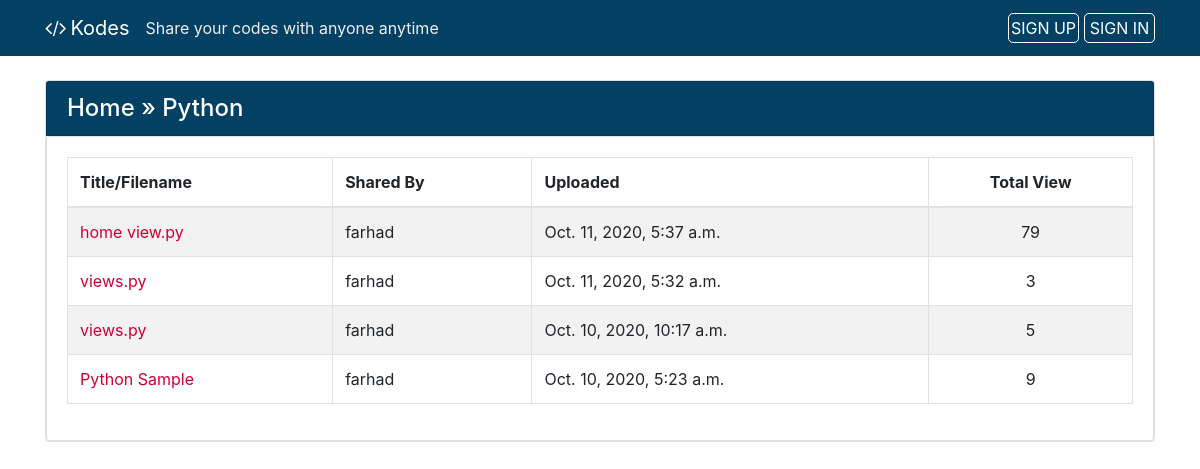
Page /lang/Python/ on the earlier database version.
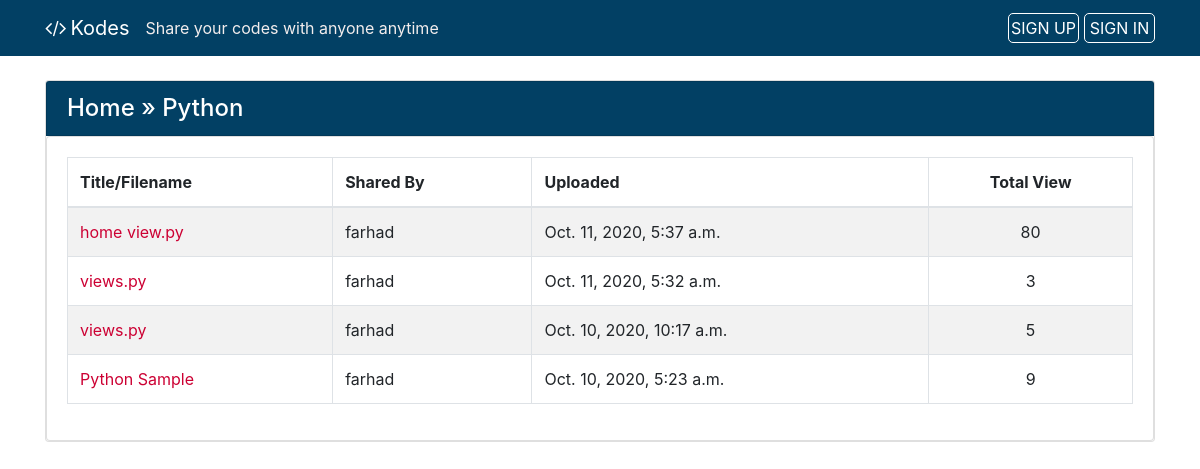
Same page on the later database version.
### codes/models.py (models this page shows, shortened)
class Code(models.Model):
    author = models.ForeignKey(User, on_delete=models.CASCADE, null=True, blank=True)
    created_utc = models.DateTimeField(auto_now_add=True, verbose_name="Created")
    total_views = models.IntegerField(default=0)
    snippet_title = models.CharField(max_length=1000, default="", verbose_name="Title/Filename")
    snippet_body = models.TextField(verbose_name="Code Snippet")
    language = models.ForeignKey(Language, on_delete=models.SET_NULL, null=True)
    is_private = models.BooleanField(default=False, verbose_name="Private")
    password = models.CharField(max_length=1000, default="", blank=True)

### codes/views.py (the view)
# urls.py: path('lang/<language_name>/', language_page, name="language_page"),
def language_page(request, language_name):
    try:
        language = Language.objects.get(name__iexact=language_name)
    except:
        response = render(request, '404.html')
        response.status_code = 404
        return response
    codes = Code.objects.order_by('-created_utc').filter(language__name__iexact=language_name).all()
    per_page = 10
    paginator = Paginator(codes, per_page).get_page(1)
    context = {
        "language": language_name,
        "paginator": paginator
    }
    return render(request, "codes/language_page.html", context)

### codes/context_processors.py (called while the page is built)
def sitename_tagline(request):
    context = {
        'SITENAME': settings.SITENAME,
        'TAGLINE': settings.TAGLINE
    }
    return context

### codes/templates/codes/language_page.html (shortened to what this page needs)
{% extends 'codes/base.html' %}
{% block content %}
<div class="card my-4">
    <div class="card card-header shared-snippet-title" style="padding-bottom: 0px !important">
        <h4 class="card-title card-link breadcumb"><a href="{% url 'home' %}">Home</a> &raquo; {{language}}</h4>
    </div>
    <div class="card card-body">
        <table class="table table-striped table-bordered">
            <thead>
                <tr>
                    <th>Title/Filename</th>
                    <th>Shared By</th>
                    <th>Uploaded</th>
                    <th class="text-center">Total View</th>
                </tr>
            </thead>
            <tbody>
                {% for code in paginator %}
                    <tr>
                        <td><a href="{% url 'code_view' code.id %}">{{ code.snippet_title }}</a></td>
                        <td>{{ code.author.username|default:"Guest User" }}</td>
                        <td>{{ code.created_utc }}</td>
                        <td class="text-center">{{ code.total_views }}</td>
                    </tr>
                {% endfor %}
            </tbody>
        </table>
    </div>
</div>
{% endblock content %}

Differences in the rows shown:
changed Code "home view.py": total_views "79" → "80"
